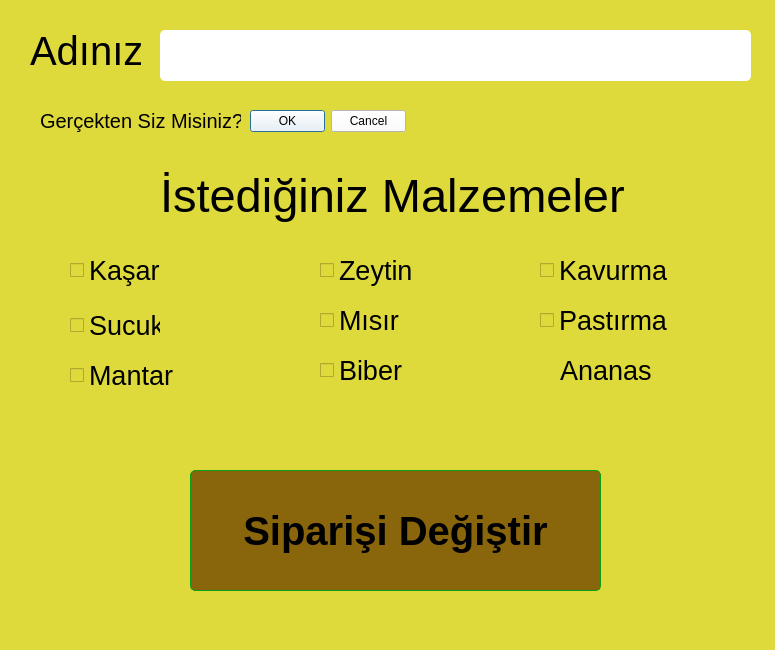
<?xml version="1.0" encoding="UTF-8"?>
<ui version="4.0">
 <class>MainWindow</class>
 <widget class="QMainWindow" name="MainWindow">
  <property name="geometry">
   <rect>
    <x>0</x>
    <y>0</y>
    <width>775</width>
    <height>650</height>
   </rect>
  </property>
  <property name="minimumSize">
   <size>
    <width>775</width>
    <height>650</height>
   </size>
  </property>
  <property name="maximumSize">
   <size>
    <width>775</width>
    <height>650</height>
   </size>
  </property>
  <property name="windowTitle">
   <string>MainWindow</string>
  </property>
  <property name="styleSheet">
   <string notr="true">background-color: rgb(249, 213, 255);
background-color: rgb(223, 218, 60);
backgroundcolor: qconicalgradient(cx:0, cy:0, angle:135, stop:0 rgba(255, 255, 0, 69), stop:0.375 rgba(255, 255, 0, 69), stop:0.423533 rgba(251, 255, 0, 145), stop:0.45 rgba(247, 255, 0, 208), stop:0.477581 rgba(255, 244, 71, 130), stop:0.518717 rgba(255, 218, 71, 130), stop:0.55 rgba(255, 255, 0, 255), stop:0.57754 rgba(255, 203, 0, 130), stop:0.625 rgba(255, 255, 0, 69), stop:1 rgba(255, 255, 0, 69));</string>
  </property>
  <widget class="QWidget" name="centralwidget">
   <widget class="QLabel" name="label">
    <property name="geometry">
     <rect>
      <x>30</x>
      <y>20</y>
      <width>111</width>
      <height>61</height>
     </rect>
    </property>
    <property name="font">
     <font>
      <pointsize>30</pointsize>
     </font>
    </property>
    <property name="text">
     <string>Adınız</string>
    </property>
   </widget>
   <widget class="QTextEdit" name="textEdit">
    <property name="geometry">
     <rect>
      <x>160</x>
      <y>30</y>
      <width>591</width>
      <height>51</height>
     </rect>
    </property>
    <property name="styleSheet">
     <string notr="true">background-color: rgb(255, 255, 255);
border-radius: 5px;</string>
    </property>
   </widget>
   <widget class="QDialogButtonBox" name="buttonBox">
    <property name="geometry">
     <rect>
      <x>250</x>
      <y>110</y>
      <width>156</width>
      <height>23</height>
     </rect>
    </property>
    <property name="styleSheet">
     <string notr="true">background-color: rgb(255, 255, 255);</string>
    </property>
    <property name="standardButtons">
     <set>QDialogButtonBox::Cancel|QDialogButtonBox::Ok</set>
    </property>
   </widget>
   <widget class="QLabel" name="label_2">
    <property name="geometry">
     <rect>
      <x>40</x>
      <y>100</y>
      <width>201</width>
      <height>41</height>
     </rect>
    </property>
    <property name="font">
     <font>
      <pointsize>15</pointsize>
     </font>
    </property>
    <property name="text">
     <string>Gerçekten Siz Misiniz?</string>
    </property>
   </widget>
   <widget class="QCheckBox" name="checkBox_8">
    <property name="geometry">
     <rect>
      <x>540</x>
      <y>300</y>
      <width>131</width>
      <height>41</height>
     </rect>
    </property>
    <property name="font">
     <font>
      <pointsize>20</pointsize>
     </font>
    </property>
    <property name="text">
     <string>Pastırma</string>
    </property>
   </widget>
   <widget class="QCheckBox" name="checkBox_3">
    <property name="geometry">
     <rect>
      <x>70</x>
      <y>350</y>
      <width>111</width>
      <height>51</height>
     </rect>
    </property>
    <property name="font">
     <font>
      <pointsize>20</pointsize>
     </font>
    </property>
    <property name="text">
     <string>Mantar</string>
    </property>
   </widget>
   <widget class="QCheckBox" name="checkBox">
    <property name="geometry">
     <rect>
      <x>70</x>
      <y>240</y>
      <width>121</width>
      <height>61</height>
     </rect>
    </property>
    <property name="font">
     <font>
      <pointsize>20</pointsize>
     </font>
    </property>
    <property name="text">
     <string>Kaşar </string>
    </property>
   </widget>
   <widget class="QCheckBox" name="checkBox_4">
    <property name="geometry">
     <rect>
      <x>320</x>
      <y>250</y>
      <width>101</width>
      <height>41</height>
     </rect>
    </property>
    <property name="font">
     <font>
      <pointsize>20</pointsize>
     </font>
    </property>
    <property name="text">
     <string>Zeytin</string>
    </property>
   </widget>
   <widget class="QLabel" name="label_3">
    <property name="geometry">
     <rect>
      <x>560</x>
      <y>350</y>
      <width>101</width>
      <height>41</height>
     </rect>
    </property>
    <property name="font">
     <font>
      <pointsize>20</pointsize>
     </font>
    </property>
    <property name="text">
     <string>Ananas</string>
    </property>
   </widget>
   <widget class="QCheckBox" name="checkBox_7">
    <property name="geometry">
     <rect>
      <x>540</x>
      <y>250</y>
      <width>131</width>
      <height>41</height>
     </rect>
    </property>
    <property name="font">
     <font>
      <pointsize>20</pointsize>
     </font>
    </property>
    <property name="text">
     <string>Kavurma</string>
    </property>
   </widget>
   <widget class="QLabel" name="label_4">
    <property name="geometry">
     <rect>
      <x>160</x>
      <y>150</y>
      <width>471</width>
      <height>91</height>
     </rect>
    </property>
    <property name="font">
     <font>
      <pointsize>35</pointsize>
     </font>
    </property>
    <property name="text">
     <string>İstediğiniz Malzemeler</string>
    </property>
   </widget>
   <widget class="QCheckBox" name="checkBox_2">
    <property name="geometry">
     <rect>
      <x>70</x>
      <y>300</y>
      <width>91</width>
      <height>51</height>
     </rect>
    </property>
    <property name="font">
     <font>
      <pointsize>20</pointsize>
     </font>
    </property>
    <property name="text">
     <string>Sucuk</string>
    </property>
   </widget>
   <widget class="QCheckBox" name="checkBox_5">
    <property name="geometry">
     <rect>
      <x>320</x>
      <y>300</y>
      <width>91</width>
      <height>41</height>
     </rect>
    </property>
    <property name="font">
     <font>
      <pointsize>20</pointsize>
     </font>
    </property>
    <property name="text">
     <string>Mısır</string>
    </property>
   </widget>
   <widget class="QCheckBox" name="checkBox_6">
    <property name="geometry">
     <rect>
      <x>320</x>
      <y>350</y>
      <width>91</width>
      <height>41</height>
     </rect>
    </property>
    <property name="font">
     <font>
      <pointsize>20</pointsize>
     </font>
    </property>
    <property name="text">
     <string>Biber</string>
    </property>
   </widget>
   <widget class="QPushButton" name="pushButton">
    <property name="geometry">
     <rect>
      <x>190</x>
      <y>470</y>
      <width>411</width>
      <height>121</height>
     </rect>
    </property>
    <property name="font">
     <font>
      <pointsize>-1</pointsize>
      <weight>75</weight>
      <bold>true</bold>
     </font>
    </property>
    <property name="styleSheet">
     <string notr="true">QPushButton {
    font-size: 40px;
	background-color: #89660c;
	color: #000000;
	border-radius: 5px;
	border: 1px solid #0b9e16;
	font-weight: bold;
    padding: 8px;
    box-shadow: 2px 2px 5px rgba(0,0,0,0.3);  
}
QPushButton:hover {
    background-color: #b7810c;
}</string>
    </property>
    <property name="text">
     <string>Siparişi Değiştir</string>
    </property>
   </widget>
  </widget>
  <widget class="QMenuBar" name="menubar">
   <property name="geometry">
    <rect>
     <x>0</x>
     <y>0</y>
     <width>775</width>
     <height>21</height>
    </rect>
   </property>
  </widget>
  <widget class="QStatusBar" name="statusbar"/>
 </widget>
 <resources/>
 <connections/>
</ui>
